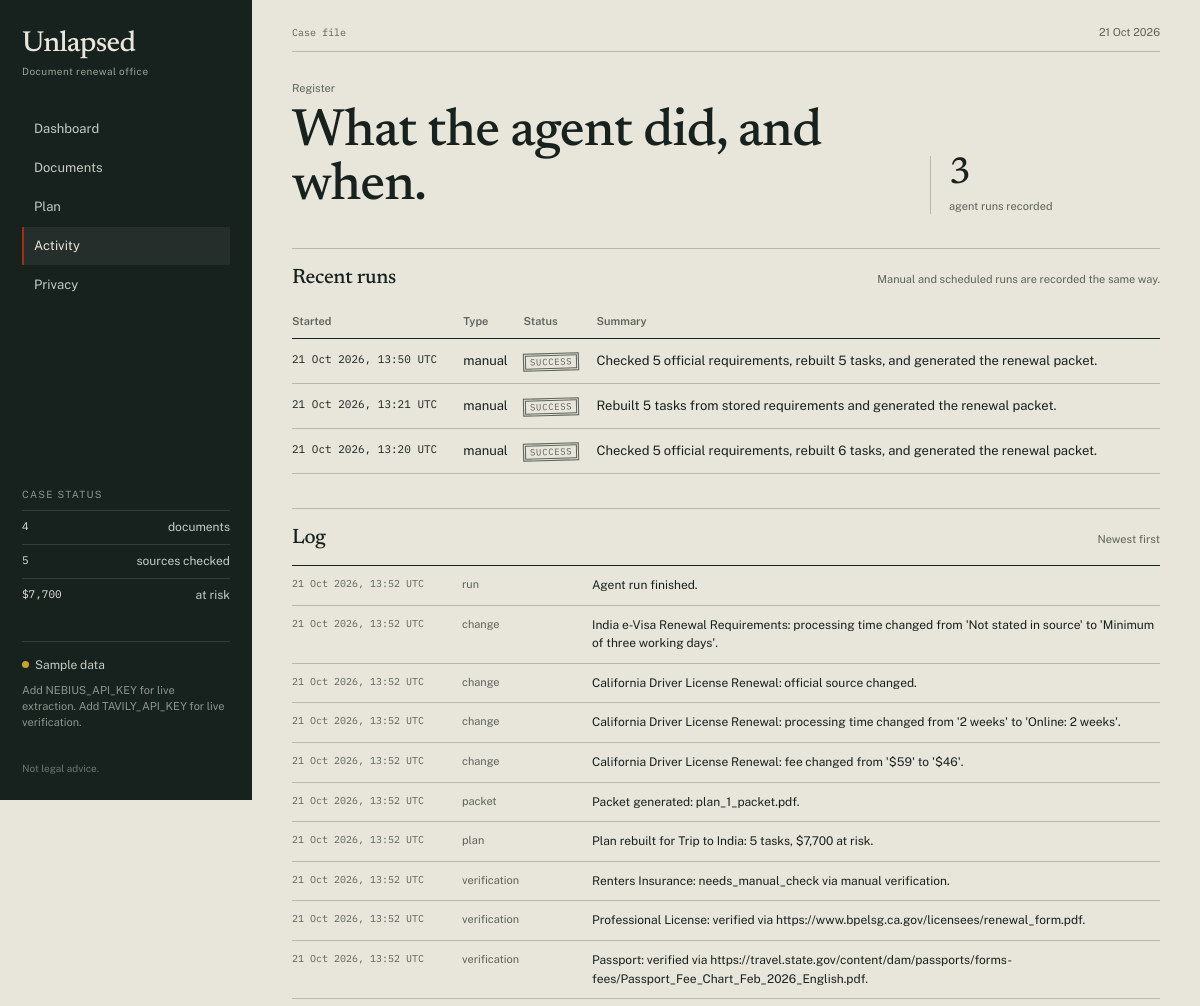
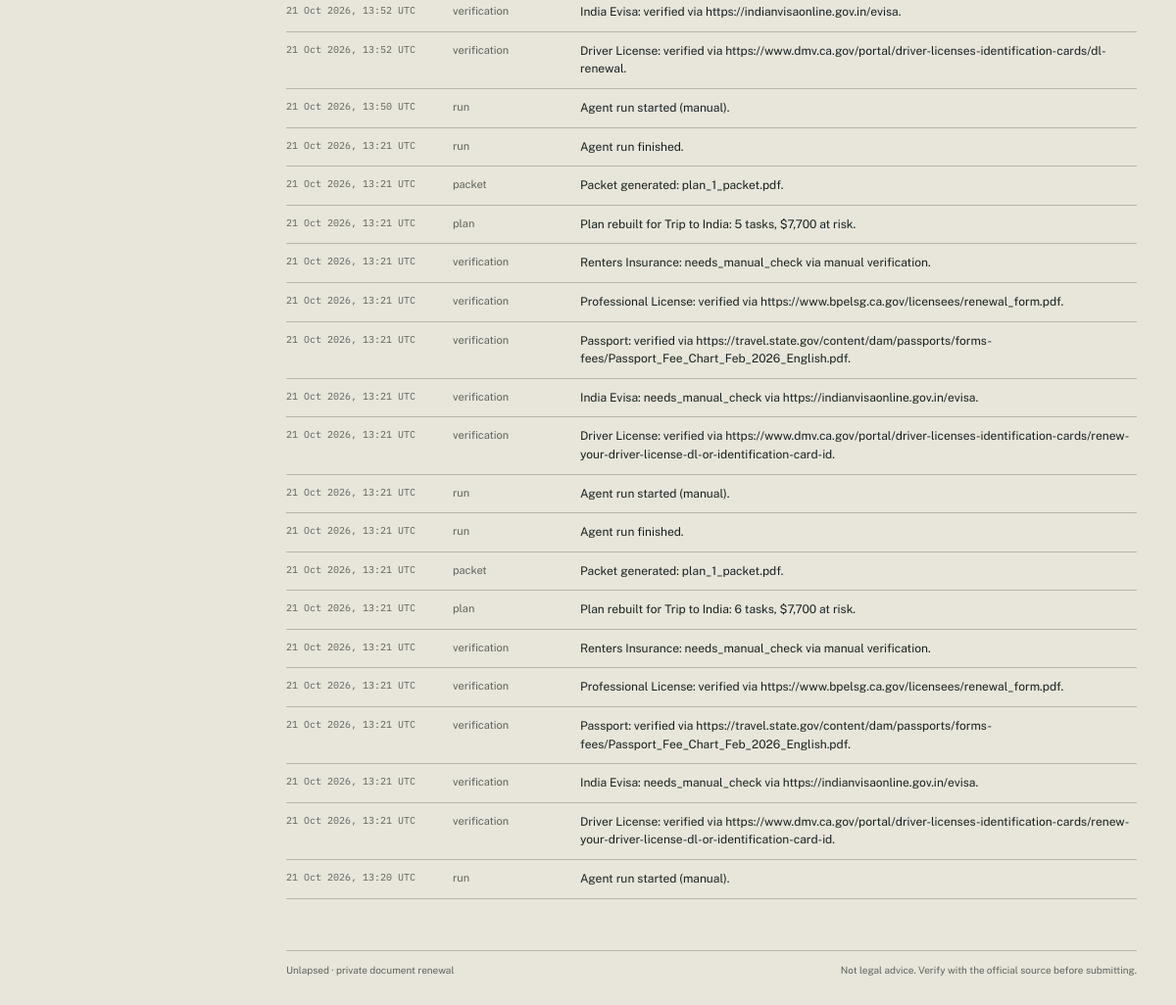
The page /activity on the database its author committed (2 pictures, top to bottom).
### app/models.py (models this page shows, shortened)
class Plan(SQLModel, table=True):
    __tablename__ = "plans"
    id: int | None = Field(default=None, primary_key=True)
    user_id: str = Field(index=True)
    event_id: int | None = Field(default=None, foreign_key="events.id")
    title: str
    summary: str = ""
    status: str = "active"
    risk_total_cents: int = 0
    created_at: datetime = Field(default_factory=utcnow)
    updated_at: datetime = Field(default_factory=utcnow)

class AgentRun(SQLModel, table=True):
    __tablename__ = "agent_runs"
    id: int | None = Field(default=None, primary_key=True)
    user_id: str = Field(index=True)
    run_type: str = "manual"
    status: str = "running"
    started_at: datetime = Field(default_factory=utcnow)
    finished_at: datetime | None = None
    summary: str = ""
    changes_json: str = "[]"
    model: str = ""
    trace_url: str = ""

class Activity(SQLModel, table=True):
    __tablename__ = "activities"
    id: int | None = Field(default=None, primary_key=True)
    user_id: str = Field(index=True)
    run_id: int | None = Field(default=None, foreign_key="agent_runs.id")
    kind: str = "system"
    message: str = ""
    created_at: datetime = Field(default_factory=utcnow)

### app/main.py (the view)
@app.get("/activity")
def activity(request: Request, session: Session = Depends(get_session)):
    user_id = get_settings().demo_user_email
    activities = session.exec(
        select(Activity)
        .where(Activity.user_id == user_id)
        .order_by(Activity.created_at.desc(), Activity.id.desc())
        .limit(120)
    ).all()
    runs = session.exec(
        select(AgentRun)
        .where(AgentRun.user_id == user_id)
        .order_by(AgentRun.started_at.desc(), AgentRun.id.desc())
        .limit(12)
    ).all()
    return templates.TemplateResponse(
        request=request,
        name="activity.html",
        context=_context(request, session, activities=activities, runs=runs),
    )

### app/templates/activity.html (shortened to what this page needs)
{% extends "base.html" %}
{% block content %}
<section class="docket">
  <div>
    <div class="docket-kicker">Register</div>
    <h1>What the agent did, and when.</h1>
  </div>
  <div class="docket-side">
    <div class="risk-number">{{ runs|length }}</div>
    <div class="risk-label">agent runs recorded</div>
  </div>
</section>
{% if runs %}
<section class="section">
  <div class="section-head">
    <h2 class="section-title">Recent runs</h2>
    <span class="section-note">Manual and scheduled runs are recorded the same way.</span>
  </div>
  <table class="ledger">
    <thead>
      <tr>
        <th>Started</th>
        <th>Type</th>
        <th>Status</th>
        <th>Summary</th>
      </tr>
    </thead>
    <tbody>
      {% for run in runs %}
      <tr>
        <td class="mono">{{ run.started_at|datetimefmt }}</td>
        <td>{{ run.run_type }}</td>
        <td><span class="stamp {{ run.status|status_class }}">{{ run.status }}</span></td>
        <td>{{ run.summary or 'No summary' }}</td>
      </tr>
      {% endfor %}
    </tbody>
  </table>
</section>
{% endif %}
<section class="section">
  <div class="section-head">
    <h2 class="section-title">Log</h2>
    <span class="section-note">Newest first</span>
  </div>
  <div class="register">
    {% for item in activities %}
    <div class="register-row">
      <div class="register-time">{{ item.created_at|datetimefmt }}</div>
      <div class="register-kind">{{ item.kind }}</div>
      <div>{{ item.message }}</div>
    </div>
    {% endfor %}
  </div>
</section>
{% endblock %}

### app/templates/base.html (shortened to what this page needs)
<!doctype html>
<html lang="en">
<head>
  <link rel="stylesheet" href="/static/styles.css">
</head>
<body>
  <div class="app">
    <aside class="rail">
      <a class="wordmark" href="/">
        <span class="wordmark-main">Unlapsed</span>
        <span class="wordmark-sub">Document renewal office</span>
      </a>
      <nav class="rail-nav" aria-label="Main">
        <a class="tab {% if path == '/' %}active{% endif %}" href="/">Dashboard</a>
        <a class="tab {% if path.startswith('/documents') %}active{% endif %}" href="/documents">Documents</a>
        {% if plan %}
          <a class="tab {% if path.startswith('/plans') %}active{% endif %}" href="/plans/{{ plan.id }}">Plan</a>
        {% else %}
          <a class="tab {% if path.startswith('/events') %}active{% endif %}" href="/events/new">Plan</a>
        {% endif %}
        <a class="tab {% if path.startswith('/activity') %}active{% endif %}" href="/activity">Activity</a>
        <a class="tab {% if path.startswith('/privacy') %}active{% endif %}" href="/privacy">Privacy</a>
      </nav>
      <div class="rail-status">
        <div class="rail-label">Case status</div>
        <div class="rail-stat"><span>{{ documents|length }}</span> documents</div>
        <div class="rail-stat"><span>{{ requirements|length }}</span> sources checked</div>
        <div class="rail-stat"><span>{% if plan %}{{ plan.risk_total_cents|usd }}{% else %}$0{% endif %}</span> at risk</div>
      </div>
      <div class="rail-mode">
        {% if settings.demo_read_only %}
          <span class="dot live"></span>Pre-verified sample
        {% elif live_nebius and live_tavily %}
          <span class="dot live"></span>Live sources
        {% else %}
          <span class="dot sample"></span>Sample data
        {% endif %}
        <div class="rail-mode-note">
          {% if settings.demo_read_only %}
            The public demo is read-only. Evidence was verified with the live APIs.
          {% else %}
            {% if not live_nebius %}Add NEBIUS_API_KEY for live extraction.{% endif %}
            {% if not live_tavily %}Add TAVILY_API_KEY for live verification.{% endif %}
          {% endif %}
        </div>
      </div>
      <div class="rail-footer">Not legal advice.</div>
    </aside>
    <main class="main">
      <header class="topline">
        <span class="case-no">Case file</span>
        <span>{{ now|datefmt("%d %b %Y") }}</span>
      </header>
      {% block content %}{% endblock %}
      <footer class="main-footer">
        <span>Unlapsed · private document renewal</span>
        <span>Not legal advice. Verify with the official source before submitting.</span>
      </footer>
    </main>
  </div>
</body>
</html>

### rows shown on the page
Plan: risk_total_cents "$7,700"
AgentRun: started_at "21 Oct 2026, 13:50 UTC", run_type "manual", status "SUCCESS", summary "Checked 5 official requirements, rebuilt 5 tasks, and generated the renewal packet."
AgentRun: started_at "21 Oct 2026, 13:21 UTC", run_type "manual", status "SUCCESS", summary "Rebuilt 5 tasks from stored requirements and generated the renewal packet."
AgentRun: started_at "21 Oct 2026, 13:20 UTC", run_type "manual", status "SUCCESS", summary "Checked 5 official requirements, rebuilt 6 tasks, and generated the renewal packet."
Activity: created_at "21 Oct 2026, 13:52 UTC", kind "run", message "Agent run finished."
Activity: created_at "21 Oct 2026, 13:52 UTC", kind "change", message "India e-Visa Renewal Requirements: processing time changed from 'Not stated in source' to 'Minimum of three working days'."
Activity: created_at "21 Oct 2026, 13:52 UTC", kind "change", message "California Driver License Renewal: official source changed."
Activity: created_at "21 Oct 2026, 13:52 UTC", kind "change", message "California Driver License Renewal: processing time changed from '2 weeks' to 'Online: 2 weeks'."
Activity: created_at "21 Oct 2026, 13:52 UTC", kind "change", message "California Driver License Renewal: fee changed from '$59' to '$46'."
Activity: created_at "21 Oct 2026, 13:52 UTC", kind "packet", message "Packet generated: plan_1_packet.pdf."
Activity: created_at "21 Oct 2026, 13:52 UTC", kind "plan", message "Plan rebuilt for Trip to India: 5 tasks, $7,700 at risk."
Activity: created_at "21 Oct 2026, 13:52 UTC", kind "verification", message "Renters Insurance: needs_manual_check via manual verification."
Activity: created_at "21 Oct 2026, 13:52 UTC", kind "verification", message "Professional License: verified via https://www.bpelsg.ca.gov/licensees/renewal_form.pdf."
Activity: created_at "21 Oct 2026, 13:52 UTC", kind "verification", message "Passport: verified via https://travel.state.gov/content/dam/passports/forms-fees/Passport_Fee_Chart_Feb_2026_English.pdf."
Activity: created_at "21 Oct 2026, 13:52 UTC", kind "verification", message "India Evisa: verified via https://indianvisaonline.gov.in/evisa."
Activity: created_at "21 Oct 2026, 13:52 UTC", kind "verification", message "Driver License: verified via https://www.dmv.ca.gov/portal/driver-licenses-identification-cards/dl-renewal."
Activity: created_at "21 Oct 2026, 13:50 UTC", kind "run", message "Agent run started (manual)."
Activity: created_at "21 Oct 2026, 13:21 UTC", kind "run", message "Agent run finished."
Activity: created_at "21 Oct 2026, 13:21 UTC", kind "packet", message "Packet generated: plan_1_packet.pdf."
Activity: created_at "21 Oct 2026, 13:21 UTC", kind "plan", message "Plan rebuilt for Trip to India: 5 tasks, $7,700 at risk."
Activity: created_at "21 Oct 2026, 13:21 UTC", kind "verification", message "Renters Insurance: needs_manual_check via manual verification."
Activity: created_at "21 Oct 2026, 13:21 UTC", kind "verification", message "Professional License: verified via https://www.bpelsg.ca.gov/licensees/renewal_form.pdf."
Activity: created_at "21 Oct 2026, 13:21 UTC", kind "verification", message "Passport: verified via https://travel.state.gov/content/dam/passports/forms-fees/Passport_Fee_Chart_Feb_2026_English.pdf."
Activity: created_at "21 Oct 2026, 13:21 UTC", kind "verification", message "India Evisa: needs_manual_check via https://indianvisaonline.gov.in/evisa."
Activity: created_at "21 Oct 2026, 13:21 UTC", kind "verification", message "Driver License: verified via https://www.dmv.ca.gov/portal/driver-licenses-identification-cards/renew-your-driver-license-dl-or-identification-card-id."
Activity: created_at "21 Oct 2026, 13:21 UTC", kind "run", message "Agent run started (manual)."
Activity: created_at "21 Oct 2026, 13:21 UTC", kind "run", message "Agent run finished."
Activity: created_at "21 Oct 2026, 13:21 UTC", kind "packet", message "Packet generated: plan_1_packet.pdf."
Activity: created_at "21 Oct 2026, 13:21 UTC", kind "plan", message "Plan rebuilt for Trip to India: 6 tasks, $7,700 at risk."
Activity: created_at "21 Oct 2026, 13:21 UTC", kind "verification", message "Renters Insurance: needs_manual_check via manual verification."
Activity: created_at "21 Oct 2026, 13:21 UTC", kind "verification", message "Professional License: verified via https://www.bpelsg.ca.gov/licensees/renewal_form.pdf."
Activity: created_at "21 Oct 2026, 13:21 UTC", kind "verification", message "Passport: verified via https://travel.state.gov/content/dam/passports/forms-fees/Passport_Fee_Chart_Feb_2026_English.pdf."
Activity: created_at "21 Oct 2026, 13:21 UTC", kind "verification", message "India Evisa: needs_manual_check via https://indianvisaonline.gov.in/evisa."
Activity: created_at "21 Oct 2026, 13:21 UTC", kind "verification", message "Driver License: verified via https://www.dmv.ca.gov/portal/driver-licenses-identification-cards/renew-your-driver-license-dl-or-identification-card-id."
Activity: created_at "21 Oct 2026, 13:20 UTC", kind "run", message "Agent run started (manual)."

### other values the page prints
{{ documents|length }} "4"
{{ requirements|length }} "5"
{{ now|datefmt("%d %b %Y") }} "21 Oct 2026"
{{ runs|length }} "3"
